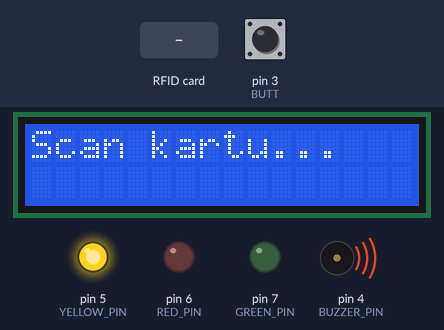
This sketch was run on a simulated Arduino Uno, built with avr-gcc and run on an emulated ATmega328P. On the bench: 16×2 character LCD, output pins drawn as LEDs (lit = HIGH), buzzer (waves = sounding, pin HIGH). The inputs (shaded band) are chosen by the test bench; at power-on: pin 3 (BUTT) HIGH. Pins used as bus, display or sensor lines are not drawn; what the sketch prints to the serial monitor is not drawn.

Above: at 1.3 s.
1.4 s: RFID card A2 1E F6 21 held to the reader
At 2.6 s:
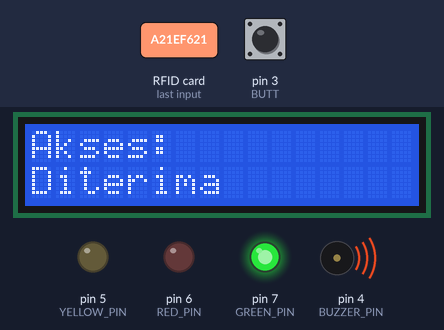
4.4 s: RFID card 5E 7A 19 C4 held to the reader
At 6.8 s:
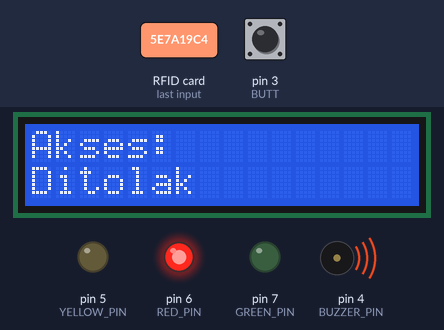
7.4 s: pin 3 (BUTT) pulled LOW for 0.15 s
At 8.2 s:
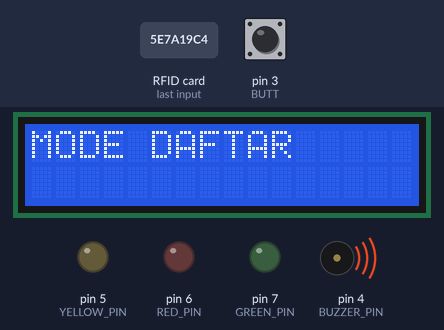
10.5 s: pin 3 (BUTT) pulled LOW for 3.2 s
At 11.1 s:
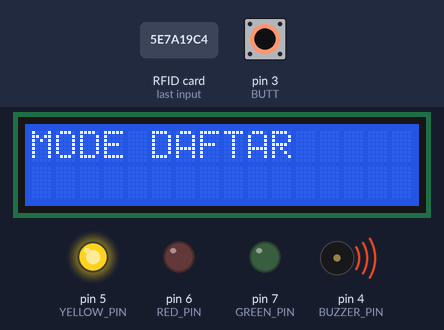
Timing chart, 0 to 13.5 s (numbered marks = the images above; inputs shaded):
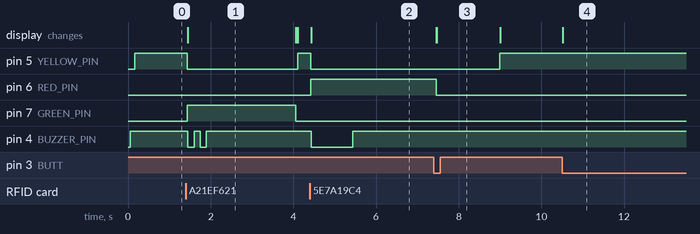

The sketch:

rfid_test.ino
```cpp
#include <SPI.h>
#include <MFRC522.h>
#include <Wire.h>
#include <LiquidCrystal_I2C.h>
#include <EEPROM.h>

#define SS_PIN 10
#define RST_PIN 9
#define RED_PIN 6
#define YELLOW_PIN 5
#define GREEN_PIN 7
#define BUZZER_PIN 4
#define BUTT 3
#define MAX_CARDS 5

LiquidCrystal_I2C lcd(0x27, 16, 2);
MFRC522 rfid(SS_PIN, RST_PIN);

// UID kartu valid: A2 1E F6 21
bool inRegisterMode = false;
const byte knownSize = 4;
byte knownUIDs[MAX_CARDS][4] = {
  {0xA2, 0x1E, 0xF6, 0x21},  // Kartu 1
};
int registeredCards = 1; // Jumlah kartu yang sudah didaftarkan

void setup() {
  Serial.begin(9600);
  SPI.begin();
  rfid.PCD_Init();

  pinMode(RED_PIN, OUTPUT);
  pinMode(YELLOW_PIN, OUTPUT);
  pinMode(GREEN_PIN, OUTPUT);
  pinMode(BUZZER_PIN, OUTPUT);
  digitalWrite(BUZZER_PIN, HIGH); // nonaktifkan buzzer awal
  pinMode(BUTT, INPUT_PULLUP);

  Serial.println("Letakkan kartu RFID...");
  lcd.init();
  lcd.backlight();
  lcd.setCursor(0, 0);
  lcd.print("Scan Kartu...");
}

// Fungsi suara buzzer
void beepShort(int times = 2) {
  for (int i = 0; i < times; i++) {
    digitalWrite(BUZZER_PIN, LOW);
    delay(150);
    digitalWrite(BUZZER_PIN, HIGH);
    delay(150);
  }
}

void beepLong() {
  digitalWrite(BUZZER_PIN, LOW);
  delay(1000);
  digitalWrite(BUZZER_PIN, HIGH);
}

void saveUIDToEEPROM(byte *uid, byte size) {
  EEPROM.write(0, size); // Simpan ukuran UID
  for (byte i = 0; i < size; i++) {
    EEPROM.write(i + 1, uid[i]); // Simpan UID mulai dari alamat 1
  }
}

bool isSameUID(byte a[], byte b[], byte size) {
  for (byte i = 0; i < size; i++) {
    if (a[i] != b[i]) return false;
  }
  return true;
}

bool isRegistered(byte uid[], byte size) {
  for (int i = 0; i < registeredCards; i++) {
    if (isSameUID(uid, knownUIDs[i], size)) {
      return true;
    }
  }
  return false;
}

void registerCard(byte uid[], byte size) {
  if (registeredCards < MAX_CARDS && !isRegistered(uid, size)) {
    // Simpan ke RAM
    for (byte i = 0; i < size; i++) {
      knownUIDs[registeredCards][i] = uid[i];
    }

    // Simpan ke EEPROM
    int baseAddr = registeredCards * knownSize;
    for (byte i = 0; i < size; i++) {
      EEPROM.update(baseAddr + i, uid[i]);
    }

    // Simpan jumlah kartu
    registeredCards++;
    EEPROM.update(255, registeredCards); // misalnya alamat 255 khusus untuk jumlah kartu

    Serial.println("Kartu berhasil didaftarkan");
    lcd.clear();
    lcd.setCursor(0, 0);
    lcd.print("Kartu baru");
    lcd.setCursor(0, 1);
    lcd.print("Terdaftar!");
    beepShort(3);
  } else {
    Serial.println("Kartu sudah terdaftar / Penuh");
    lcd.clear();
    lcd.setCursor(0, 0);
    lcd.print("Gagal daftar:");
    lcd.setCursor(0, 1);
    lcd.print("Sudah/Penuh");
    beepLong();
  }
}

void loadRegisteredCards() {
  registeredCards = EEPROM.read(255); // alamat penyimpanan jumlah kartu
  for (int i = 0; i < registeredCards; i++) {
    int baseAddr = i * knownSize;
    for (byte j = 0; j < knownSize; j++) {
      knownUIDs[i][j] = EEPROM.read(baseAddr + j);
    }
  }
}

bool readUIDFromEEPROM(byte *uid, byte &size) {
  size = EEPROM.read(0);
  if (size > 10 || size == 0) return false; // Validasi ukuran

  for (byte i = 0; i < size; i++) {
    uid[i] = EEPROM.read(i + 1);
  }
  return true;
}

void loop() {
  // Mode daftar kartu
  if (digitalRead(BUTT) == LOW) {
    inRegisterMode = true;
    lcd.clear();
    lcd.setCursor(0, 0);
    lcd.print("MODE DAFTAR");
    delay(1500);
  }else{
    inRegisterMode = false;
    lcd.setCursor(0, 0);
    lcd.print("Scan kartu...");
  }

  // Jika tidak ada kartu
  if (!rfid.PICC_IsNewCardPresent() || !rfid.PICC_ReadCardSerial()) {
    digitalWrite(YELLOW_PIN, HIGH);
    digitalWrite(RED_PIN, LOW);
    digitalWrite(GREEN_PIN, LOW);
    digitalWrite(BUZZER_PIN, HIGH);
    return;
  }

  digitalWrite(YELLOW_PIN, LOW); // kartu terdeteksi

  // Debug: Tampilkan UID
  Serial.print("UID Kartu: ");
  for (byte i = 0; i < rfid.uid.size; i++) {
    Serial.print(rfid.uid.uidByte[i] < 0x10 ? "0" : "");
    Serial.print(rfid.uid.uidByte[i], HEX);
    Serial.print(" ");
  }
  Serial.println();

  // Mode pendaftaran
  if (inRegisterMode) {
    registerCard(rfid.uid.uidByte, rfid.uid.size);
    inRegisterMode = false;
    lcd.clear();
    lcd.setCursor(0, 0);
    lcd.print("Kartu Tersimpan");
    delay(1500);
  }
  // Mode normal
  else {
    if (isRegistered(rfid.uid.uidByte, rfid.uid.size)) {
      Serial.println("Status: Dikenali");
      digitalWrite(GREEN_PIN, HIGH);
      digitalWrite(RED_PIN, LOW);
      lcd.clear();
      lcd.setCursor(0, 0);
      lcd.print("Akses:");
      lcd.setCursor(0, 1);
      lcd.print("Diterima");
      beepShort();
    } else {
      Serial.println("Status: Tidak dikenal");
      digitalWrite(GREEN_PIN, LOW);
      digitalWrite(RED_PIN, HIGH);
      lcd.clear();
      lcd.setCursor(0, 0);
      lcd.print("Akses:");
      lcd.setCursor(0, 1);
      lcd.print("Ditolak");
      beepLong();
    }
    delay(2000);
    lcd.clear();
    lcd.setCursor(0, 0);
    lcd.print("Scan Kartu...");
  }

  // Reset kondisi
  digitalWrite(GREEN_PIN, LOW);
  digitalWrite(RED_PIN, LOW);
  digitalWrite(BUZZER_PIN, HIGH); // Matikan buzzer
  rfid.PICC_HaltA(); // Hentikan kartu
}
```

Measured:
- after the input at 1.4 s, pin 5 (YELLOW_PIN): HIGH → LOW at once, → HIGH 2.7 s later; pin 7 (GREEN_PIN): LOW → HIGH at once, → LOW 2.6 s later; pin 4 (BUZZER_PIN): alternates HIGH for 0.15 s and LOW for 0.15 s, 4 changes in all, then stays HIGH, starting after 0.05 s; the display: changes after 0.05 s (image 1)
- after the input at 4.4 s, pin 5 (YELLOW_PIN): HIGH → LOW at once; pin 6 (RED_PIN): LOW → HIGH at once; pin 4 (BUZZER_PIN): HIGH → LOW at once, → HIGH 1.0 s later; the display: changes at once (image 2)
- after the input at 7.4 s, pin 5 (YELLOW_PIN): LOW → HIGH after 1.6 s instead of 0.09 s; the display: first differs from a run without the input after 0.07 s (image 3)
- after the input at 10.5 s, the display: changes at once (image 4)
- what the display in image 1 shows lasts 2.7 s, from 1.4 s to 4.1 s
